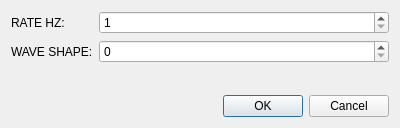
<?xml version="1.0" encoding="UTF-8"?>
<ui version="4.0">
 <class>GargleCustomizeWnd</class>
 <widget class="QDialog" name="GargleCustomizeWnd">
  <property name="geometry">
   <rect>
    <x>0</x>
    <y>0</y>
    <width>400</width>
    <height>128</height>
   </rect>
  </property>
  <property name="windowTitle">
   <string>Customize Gargle</string>
  </property>
  <layout class="QVBoxLayout" name="verticalLayout">
   <item>
    <layout class="QFormLayout" name="formLayout">
     <item row="0" column="0">
      <widget class="QLabel" name="label_5">
       <property name="text">
        <string>RATE HZ:</string>
       </property>
      </widget>
     </item>
     <item row="0" column="1">
      <widget class="QSpinBox" name="m_rateHz">
       <property name="minimum">
        <number>1</number>
       </property>
       <property name="maximum">
        <number>1000</number>
       </property>
      </widget>
     </item>
     <item row="1" column="0">
      <widget class="QLabel" name="label">
       <property name="text">
        <string>WAVE SHAPE:</string>
       </property>
      </widget>
     </item>
     <item row="1" column="1">
      <widget class="QSpinBox" name="m_waveShape">
       <property name="minimum">
        <number>0</number>
       </property>
       <property name="maximum">
        <number>1</number>
       </property>
      </widget>
     </item>
    </layout>
   </item>
   <item>
    <widget class="QDialogButtonBox" name="buttonBox">
     <property name="orientation">
      <enum>Qt::Horizontal</enum>
     </property>
     <property name="standardButtons">
      <set>QDialogButtonBox::Cancel|QDialogButtonBox::Ok</set>
     </property>
    </widget>
   </item>
  </layout>
 </widget>
 <resources/>
 <connections>
  <connection>
   <sender>buttonBox</sender>
   <signal>accepted()</signal>
   <receiver>GargleCustomizeWnd</receiver>
   <slot>accept()</slot>
   <hints>
    <hint type="sourcelabel">
     <x>248</x>
     <y>254</y>
    </hint>
    <hint type="destinationlabel">
     <x>157</x>
     <y>274</y>
    </hint>
   </hints>
  </connection>
  <connection>
   <sender>buttonBox</sender>
   <signal>rejected()</signal>
   <receiver>GargleCustomizeWnd</receiver>
   <slot>reject()</slot>
   <hints>
    <hint type="sourcelabel">
     <x>316</x>
     <y>260</y>
    </hint>
    <hint type="destinationlabel">
     <x>286</x>
     <y>274</y>
    </hint>
   </hints>
  </connection>
 </connections>
</ui>
